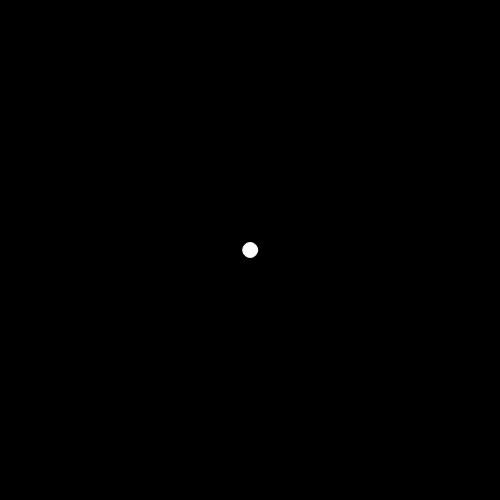
Frame 1 (no input)
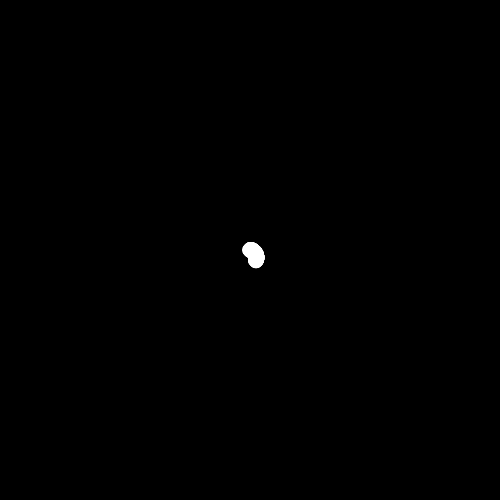
Frame 60 (no input)
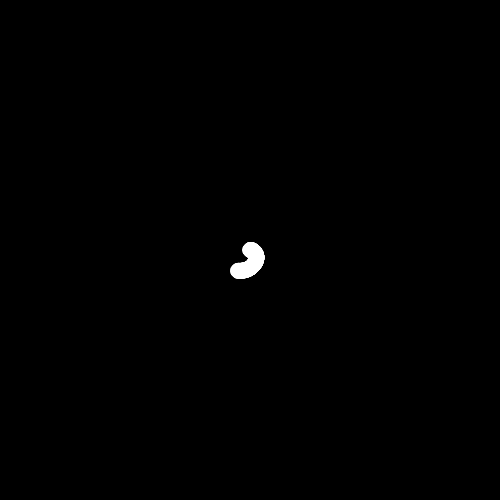
Frame 120 (the mouse pressed at the canvas centre since frame 60)

The p5.js sketch that drew these frames (run headless with seeded random() and noise() and a simulated clock; from frame 60 on, the mouse is pressed at the canvas centre):

// p5.js sketch
// ── sketch.js
/////////////////////////////////////
// COURSERA GRAPHICS PROGRAMMING
/////////////////////////////////////
function setup() {
    createCanvas(500,500);
    background(0);
    angleMode(DEGREES)
}
//////////////////////////////////////////////
function draw() {
    stroke(255);
    noFill();

    translate(width/2 , height/2);

    var radius = frameCount/5;
    var theta = frameCount;

    fill(255)
    var x = cos(theta) * radius;
    var y = sin(theta) * radius;
    ellipse(x, y, 15, 15)

    /*
    fill(255)
    for(var theta=0; theta<360; theta+=20)
    {
      var x = cos(theta) * radius;
      var y = sin(theta) * radius;
      ellipse(x, y, 15, 15)
    }*/

    /*translate(width/2,height/2);

    var radius = 200;

    beginShape();
    for (var theta=0; theta<360; theta+=5){
      var x = cos(radians(theta)) * radius;
      var y = sin(radians(theta)) * radius;
      vertex(x,y);
    }
    endShape(CLOSE);*/
}
